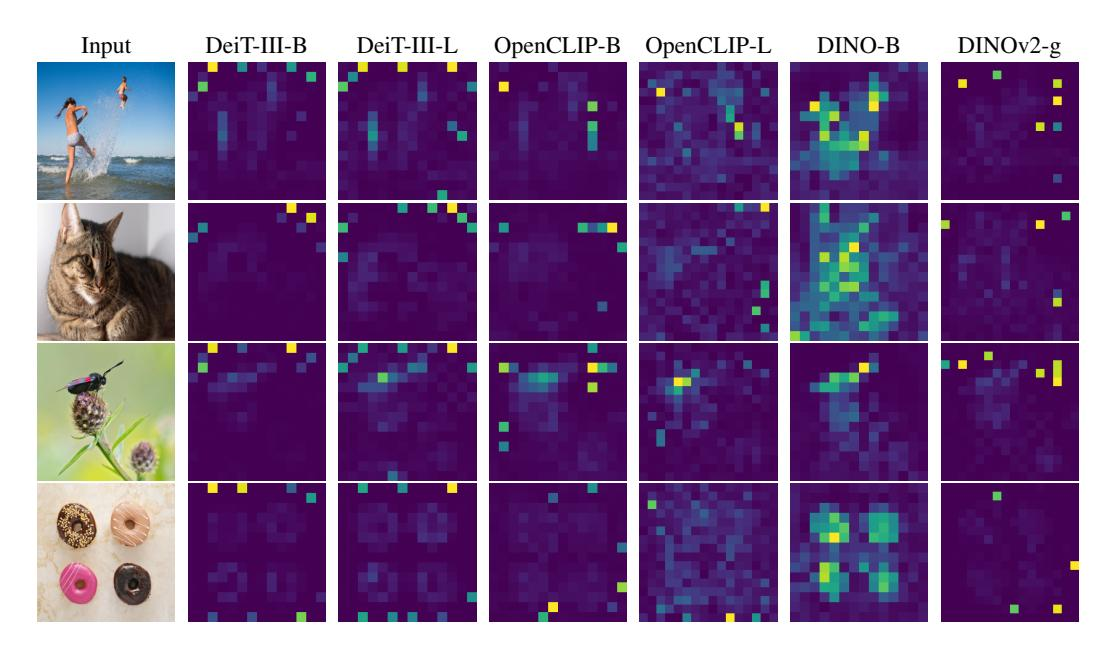
#> input picture fm/papers/.fm/assets/2309.16588v2/_page_1_Figure_1.jpeg, 1100 x 646 px, found by its file name
$ python expy.py
#> lines starting #> are read from the running program, lines starting #| are printed output that depends on the picture; after the words box and inside, x2 and y2 are one past the last pixel; in counts of white or black regions, pixels touching at a corner belong together
# %% [markdown]
# # high-norm token은 어디서 생기는가 — "이웃 4개와의 코사인 유사도" 재현
#
# *Vision Transformers Need Registers* (arXiv:2309.16588) §2는 high-norm(outlier) token이
# **patch embedding 직후 기준으로 상하좌우 이웃 4개와 코사인 유사도가 1에 가까운 patch**,
# 즉 **중복된 정보만 담은 patch**에서 나타난다는 것을 Fig. 5a로 보인다.
#
# 여기서는 DINOv2 가중치 없이(네트워크/시간 비용 회피) **원본 픽셀 패치 수준**에서
# 같은 측정을 재현한다. patch embedding은 결국 patch 픽셀에 대한 선형 사상이므로,
# "이웃과 거의 같은 patch"라는 성질은 픽셀 단계에서 이미 드러난다.
#
# 필요 패키지: numpy, pillow, plotly, kaleido
# 실행 인터프리터: `/home/sungwoo/miniforge3/envs/trellis/bin/python`

# %%
# 필요 패키지: numpy, pillow, plotly, kaleido
# 실행: /home/sungwoo/miniforge3/envs/trellis/bin/python expy.py
import os

import numpy as np
import plotly.graph_objects as go
from plotly.subplots import make_subplots


def _show(fig):
    try:
        from IPython import get_ipython

        if get_ipython() is not None:  # VSCode 셀/Jupyter에서만 렌더링
            fig.show()
    except ImportError:
        pass


HERE = os.path.dirname(os.path.abspath(__file__))
np.random.seed(0)
print("numpy", np.__version__)
# 출력: numpy 1.26.4

# %% [markdown]
# ## 1. 입력 이미지 준비
#
# 논문 Fig. 2의 입력 이미지 중 하나(벽 앞의 고양이)를 asset 이미지에서 잘라 쓴다.
# **읽기 전용**으로만 접근한다. 파일이 없으면 "하늘 + 물체" 합성 이미지로 대체한다.
#
# 이미지는 $224 \times 224$, patch 크기는 DINOv2와 같은 $14 \times 14$ → $16 \times 16 = 256$개 patch.

# %%
ASSET = (
    "/home/sungwoo/projects/swcho/dinov2/fm/papers/.fm/assets/"
    "2309.16588v2/_page_1_Figure_1.jpeg"
)
IMG_SIZE, PATCH = 224, 14
G = IMG_SIZE // PATCH  # 격자 한 변 = 16


def load_image():
    """논문 Fig.2의 고양이 입력 이미지를 crop. 실패 시 합성 이미지로 fallback."""
    try:
        from PIL import Image

        im = Image.open(ASSET).convert("RGB")
#> im is the input picture: PIL image 1100x646 RGB; mean R, G, B 122.7, 92.2, 138.4
        # Fig.2 왼쪽 "Input" 열, 두 번째 행(고양이)의 위치
        im = im.crop((37, 202, 175, 341)).resize((IMG_SIZE, IMG_SIZE), Image.BICUBIC)
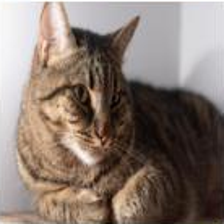
#> im: PIL image 224x224 RGB; mean R, G, B 136.2, 121.6, 112.7
        return np.asarray(im, dtype=np.float32) / 255.0, "논문 Fig.2 입력 이미지 (고양이)"
    except Exception as e:  # pragma: no cover
        print("fallback to synthetic:", e)
        yy, xx = np.mgrid[0:IMG_SIZE, 0:IMG_SIZE].astype(np.float32)
        img = np.zeros((IMG_SIZE, IMG_SIZE, 3), np.float32)
        img[..., 0] = 0.45 + 0.15 * yy / IMG_SIZE  # 균일한 하늘 그라디언트
        img[..., 1] = 0.65 + 0.10 * yy / IMG_SIZE
        img[..., 2] = 0.95
        blob = ((xx - 150) ** 2 + (yy - 150) ** 2) < 45**2
        tex = np.random.rand(IMG_SIZE, IMG_SIZE, 1).astype(np.float32)  # 질감 있는 물체
        img[blob] = (0.25 + 0.6 * tex)[blob]
        return np.clip(img, 0, 1), "합성 이미지 (하늘 + 물체)"


img, img_label = load_image()
#> img_label = '논문 Fig.2 입력 이미지 (고양이)'
print(img_label, img.shape, "grid =", G, "x", G)
#| 논문 Fig.2 입력 이미지 (고양이) (224, 224, 3) grid = 16 x 16
# 출력: 논문 Fig.2 입력 이미지 (고양이) (224, 224, 3) grid = 16 x 16

# %% [markdown]
# ## 2. patch로 자르고 flatten
#
# 각 patch는 $14 \times 14 \times 3 = 588$차원 벡터가 된다.
# 이것이 patch embedding layer가 선형 사상을 걸기 직전의 raw 입력이다.
#
# 원본 RGB 값은 전부 양수라 어떤 두 patch를 골라도 코사인 유사도가 0.9 이상으로 뭉개진다.
# 그래서 **전체 patch의 평균 벡터를 빼서(mean-centering)** 비교한다.
# 실제 ViT의 patch embedding도 학습된 projection + bias 때문에 사실상 원점이 옮겨진
# 좌표계에서 동작하므로, centering이 논문 세팅에 더 가깝다.

# %%
patches = (
    img.reshape(G, PATCH, G, PATCH, 3)  # (16,14,16,14,3)
    .transpose(0, 2, 1, 3, 4)  # (16,16,14,14,3)
    .reshape(G * G, PATCH * PATCH * 3)  # (256, 588)
)
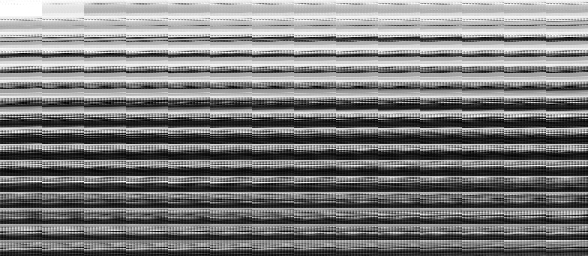
#> patches: shape (256, 588) float32; min 0, max 1, mean 0.484
P_raw = patches
P = patches - patches.mean(axis=0, keepdims=True)  # mean-centering
print("patches:", P.shape)
#| patches: (256, 588)
# 출력: patches: (256, 588)

# %% [markdown]
# ## 3. 코사인 유사도
#
# 두 patch 벡터 $p_i,\ p_j$ 사이의 코사인 유사도는
#
# $$\mathrm{sim}(p_i, p_j) = \frac{\langle p_i,\, p_j\rangle}{\lVert p_i\rVert\,\lVert p_j\rVert}
#   = \langle \hat p_i,\, \hat p_j \rangle, \qquad \hat p = \frac{p}{\lVert p\rVert}$$
#
# 격자 좌표 $(r,c)$의 patch에 대해 상하좌우 이웃 집합을
# $\mathcal{N}(r,c) = \{(r{\pm}1,c),\,(r,c{\pm}1)\}$ (격자 밖은 제외) 라 할 때,
# 논문이 재는 값은 이웃 4개와의 평균 유사도
#
# $$s_{r,c} = \frac{1}{|\mathcal{N}(r,c)|}\sum_{(u,v)\in\mathcal{N}(r,c)}
#             \mathrm{sim}\bigl(p_{r,c},\, p_{u,v}\bigr)$$
#
# 이고, artifact(high-norm) patch에서는 $s_{r,c} \approx 1$ 이다.

# %%
def neighbor_cos(P, G):
    """각 patch와 상하좌우 4-이웃의 평균 코사인 유사도 -> (G, G)"""
#> called with G = 16
    Ph = P / (np.linalg.norm(P, axis=1, keepdims=True) + 1e-8)
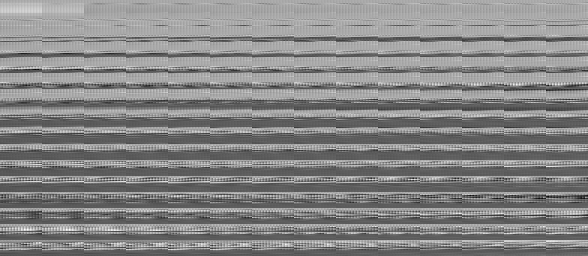
#> Ph: shape (256, 588) float32; min -0.14, max 0.131, mean 0.00253; drawn with min black and max white
    Ph = Ph.reshape(G, G, -1)
    acc = np.zeros((G, G), np.float64)
    cnt = np.zeros((G, G), np.float64)
    for dr, dc in [(-1, 0), (1, 0), (0, -1), (0, 1)]:
        r0, r1 = max(0, dr), G + min(0, dr)
        c0, c1 = max(0, dc), G + min(0, dc)
        a = Ph[r0:r1, c0:c1]
        b = Ph[r0 - dr : r1 - dr, c0 - dc : c1 - dc]
        acc[r0:r1, c0:c1] += (a * b).sum(-1)
        cnt[r0:r1, c0:c1] += 1
    return acc / cnt


S = neighbor_cos(P, G)  # mean-centered
S_raw = neighbor_cos(P_raw, G)  # centering 없이 (비교용)
#> call 2 of neighbor_cos, with G = 16
#> in neighbor_cos (call 2), `Ph = P / (np.linalg.norm(P, axis=1, keepdims=True) + 1e-8)`:
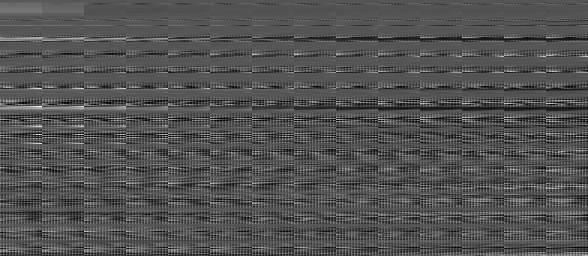
#> Ph: shape (256, 588) float32; min 0, max 0.122, mean 0.0395; drawn with min black and max white
print(f"centered : min={S.min():.3f}  max={S.max():.3f}  mean={S.mean():.3f}")
#| centered : min=-0.222  max=1.000  mean=0.683
print(f"raw RGB  : min={S_raw.min():.3f}  max={S_raw.max():.3f}  mean={S_raw.mean():.3f}")
#| raw RGB  : min=0.651  max=1.000  mean=0.945
# 출력: centered : min=-0.222  max=1.000  mean=0.683
# 출력: raw RGB  : min=0.651  max=1.000  mean=0.945

# %% [markdown]
# raw RGB로 재면 전 구간이 0.65~1.00(평균 0.95)으로 뭉개져 배경과 물체가 구분되지 않는다.
# centering 후에는 −0.22 ~ 1.00으로 퍼져서, "이웃과 중복인 patch"가 뚜렷이 분리된다.
#
# ## 4. 상위 2% = 논문의 outlier 비율
#
# 논문은 DINOv2 ViT-g에서 norm > 150인 token 비율을 **2.37%** 로 측정했다.
# 여기서도 유사도 상위 2%만 골라 "outlier 후보"로 표시한다.

# %%
OUTLIER_FRAC = 0.02
k = max(1, int(round(G * G * OUTLIER_FRAC)))
thr = np.sort(S.ravel())[-k]
#> thr = 1
mask = S >= thr
rc = np.argwhere(mask)
#> rc = [[0, 0], [1, 0], [2, 0], [3, 0], [4, 0]]
print(f"상위 {OUTLIER_FRAC:.0%} = {k}개 / {G*G}개, 임계값 = {thr:.4f}")
#| 상위 2% = 5개 / 256개, 임계값 = 0.9996
print("좌표(row, col):", [tuple(int(v) for v in p) for p in rc])
#| 좌표(row, col): [(0, 0), (1, 0), (2, 0), (3, 0), (4, 0)]
print(f"상위 2% 평균 유사도 = {S[mask].mean():.4f}")
#| 상위 2% 평균 유사도 = 0.9998
print(f"나머지 평균 유사도  = {S[~mask].mean():.4f}")
#| 나머지 평균 유사도  = 0.6770
# 출력: 상위 2% = 5개 / 256개, 임계값 = 0.9996
# 출력: 좌표(row, col): [(0, 0), (1, 0), (2, 0), (3, 0), (4, 0)]
# 출력: 상위 2% 평균 유사도 = 0.9998
# 출력: 나머지 평균 유사도  = 0.6770

# %% [markdown]
# 뽑힌 좌표가 모두 **col 0 (row 0~4)**, 즉 이미지 **왼쪽 위 가장자리의 균일한 벽**이다.
# 고양이 털·눈·윤곽에서는 한 칸만 옮겨도 픽셀 패턴이 바뀌므로 유사도가 낮다.
# 이는 논문 부록 Fig. 10(오른쪽)에서 outlier가 feature map **테두리/모서리**에 몰린다는
# 관찰과도 방향이 같다 — object-centric 사진에서 가장자리는 대개 배경이기 때문.
#
# ## 5. 시각화

# %%
def to_uint8(a):
    return (np.clip(a, 0, 1) * 255).astype(np.uint8)


fig = make_subplots(
    rows=2,
    cols=2,
    subplot_titles=(
        f"(a) 입력 — {img_label}",
        "(b) 4-이웃 평균 코사인 유사도 (mean-centered)",
        "(c) 유사도 상위 2% = outlier 후보 위치",
        "(d) 유사도 분포: 상위 2% vs 나머지",
    ),
    vertical_spacing=0.12,
    horizontal_spacing=0.09,
)

# (a) 원본 + patch 격자
fig.add_trace(go.Image(z=to_uint8(img)), row=1, col=1)
for i in range(1, G):
    fig.add_shape(
        type="line", x0=i * PATCH, x1=i * PATCH, y0=0, y1=IMG_SIZE,
        line=dict(color="rgba(255,255,255,0.22)", width=1), row=1, col=1,
    )
    fig.add_shape(
        type="line", x0=0, x1=IMG_SIZE, y0=i * PATCH, y1=i * PATCH,
        line=dict(color="rgba(255,255,255,0.22)", width=1), row=1, col=1,
    )

# (b) 유사도 히트맵
fig.add_trace(
    go.Heatmap(
        z=S, colorscale="Magma", zmin=float(S.min()), zmax=1.0,
        colorbar=dict(title="cos", len=0.38, y=0.80, x=1.005, thickness=12),
        hovertemplate="row %{y}, col %{x}<br>cos=%{z:.3f}<extra></extra>",
    ),
    row=1, col=2,
)
fig.update_yaxes(autorange="reversed", row=1, col=2, scaleanchor="x2", scaleratio=1)

# (c) 흑백 원본 위에 상위 2% 오버레이
gray = img.mean(-1)
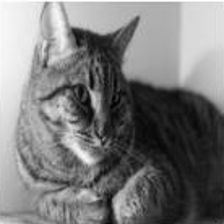
#> gray: shape (224, 224) float32; min 0.0105, max 1, mean 0.484
overlay = np.stack([gray * 0.55] * 3, -1)
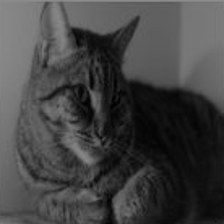
#> overlay: shape (224, 224, 3) float32; min 0.00575, max 0.55, mean 0.266
for r, c in rc:
    overlay[r * PATCH : (r + 1) * PATCH, c * PATCH : (c + 1) * PATCH] = [1.0, 0.85, 0.1]
#> this loop made 5 passes
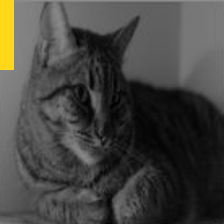
#> overlay: shape (224, 224, 3) float32; 1.95% of pixels changed, all inside (x1, y1, x2, y2) = (0, 0, 14, 70); drawn as R, G, B
fig.add_trace(go.Image(z=to_uint8(overlay)), row=2, col=1)

# (d) 분포 (논문 Fig.5a에 대응) — 두 trace가 같은 bin 격자를 쓰도록 명시
lo = float(np.floor(S.min() * 20) / 20)
#> lo = -0.25
bins = dict(start=lo, end=1.0, size=(1.0 - lo) / 40)
#> bins = {'start': -0.25, 'end': 1, 'size': 0.0312}
fig.add_trace(
    go.Histogram(
        x=S[~mask], xbins=bins, autobinx=False, name="나머지 98% (normal)",
        marker_color="#4C78A8", opacity=0.85,
    ),
    row=2, col=2,
)
fig.add_trace(
    go.Histogram(
        x=S[mask], xbins=bins, autobinx=False, name="상위 2% (artifact 후보)",
        marker_color="#F58518", opacity=1.0,
        marker_line=dict(color="#7a3d00", width=1),
    ),
    row=2, col=2,
)
fig.add_vline(
    x=thr, line=dict(color="crimson", dash="dash", width=1.5),
    annotation_text=f"상위 2% 임계 {thr:.3f}", annotation_position="top left",
    row=2, col=2,
)

for r, c in [(1, 1), (2, 1)]:
    fig.update_xaxes(visible=False, row=r, col=c)
    fig.update_yaxes(visible=False, row=r, col=c)
fig.update_xaxes(title_text="4-이웃 평균 코사인 유사도", row=2, col=2)
fig.update_yaxes(title_text="patch 수", type="log", row=2, col=2)
fig.update_layout(
    title=dict(
        text="high-norm token은 '이웃과 중복된' 균일 배경 patch에서 나타난다"
        f"  ({G}×{G} patches, {PATCH}×{PATCH} px)",
        x=0.5,
    ),
    width=1100, height=880, bargap=0.05, barmode="overlay",
    template="plotly_white",
    legend=dict(orientation="h", x=0.55, y=-0.06, xanchor="center"),
)
_show(fig)

out = os.path.join(HERE, "expy.png")
fig.write_image(out, scale=2)
print("saved:", out)
# 출력: saved: /home/sungwoo/projects/swcho/dinov2/fm/papers/.fm/hints/7090ca8b-3f02-4264-bd9d-c9a2e44a40ea/expy.png

# %% [markdown]
# ## 6. 정리
#
# | 관찰 | 이 예제 | 논문 |
# |---|---|---|
# | 측정 시점 | 원본 픽셀 patch | patch embedding **직후** |
# | 측정량 | 상하좌우 **4-이웃** 평균 코사인 유사도 | 동일 |
# | outlier 비율 | 상위 2% | norm > 150 인 token = **2.37%** |
# | outlier 유사도 | ≈ 0.9998 (나머지 0.68) | 1.0 근처에 뾰족한 스파이크 (Fig. 5a) |
# | 위치 | 왼쪽 위 **균일한 벽** | **균일한 배경**, feature map **가장자리** (Fig. 10) |
#
# 주의: 이 예제는 **필요조건 쪽**만 보인다. "이웃과 유사한 patch"가 전부 high-norm이
# 되지는 않는다 — 배경 patch는 훨씬 많지만 실제 outlier는 2%뿐이고,
# 그마저도 ViT-Large 이상 크기 + 충분한 학습 이후 layer 15 부근에서야 나타난다.
# 논문의 해석은 "모델이 **버려도 되는** token을 골라 global 정보 저장용으로 재활용한다"이고,
# 처방이 바로 **register token** 추가다.

$ run again, with fm/papers/.fm/assets/2309.16588v2/_page_11_Figure_1.jpeg copied over fm/papers/.fm/assets/2309.16588v2/_page_1_Figure_1.jpeg
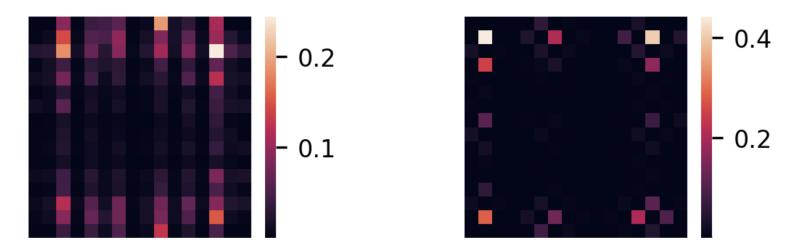
#> input picture fm/papers/.fm/assets/2309.16588v2/_page_11_Figure_1.jpeg, 793 x 249 px, found by its file name
#> in load_image, im is the input picture: PIL image 793x249 RGB; mean R, G, B 136, 129.5, 140.9
#> im: PIL image 224x224 RGB
#> img_label = '논문 Fig.2 입력 이미지 (고양이)'
#| 논문 Fig.2 입력 이미지 (고양이) (224, 224, 3) grid = 16 x 16
#| patches: (256, 588)
#> in neighbor_cos (call 2), `Ph = P / (np.linalg.norm(P, axis=1, keepdims=True) + 1e-8)`:
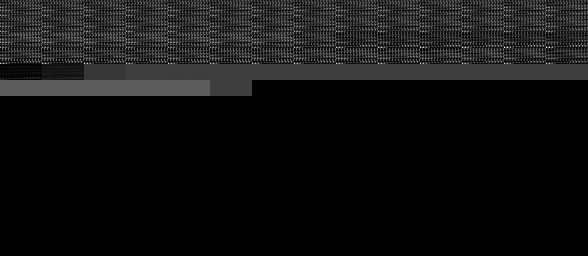
#> Ph: shape (256, 588) float32; min 0, max 0.182, mean 0.0128; drawn with min black and max white
#| centered : min=0.008  max=1.000  mean=0.783
#| raw RGB  : min=0.000  max=0.983  mean=0.311
#> thr = 1
#> rc = 144 pairs, first value 7 to 15, second value 0 to 15
#| 상위 2% = 5개 / 256개, 임계값 = 1.0000
#> (printed output is left out)
#| 상위 2% 평균 유사도 = 1.0000
#| 나머지 평균 유사도  = 0.5046
#> the loop `for r, c in rc:` made 144 passes
#> (r, c) on passes 1 to 8: (7, 0), (7, 1), (7, 2), (7, 3), (7, 4), (7, 5), (7, 6), (7, 7)
#> after the loop `for r, c in rc:`:
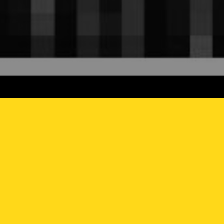
#> overlay: shape (224, 224, 3) float32; mean of channels 0, 1, 2 0.629, 0.545, 0.123; drawn as R, G, B
#> lo = 0
#> bins = {'start': 0, 'end': 1, 'size': 0.025}

$ run again, with fm/papers/.fm/assets/2309.16588v2/_page_11_Figure_3.jpeg copied over fm/papers/.fm/assets/2309.16588v2/_page_1_Figure_1.jpeg
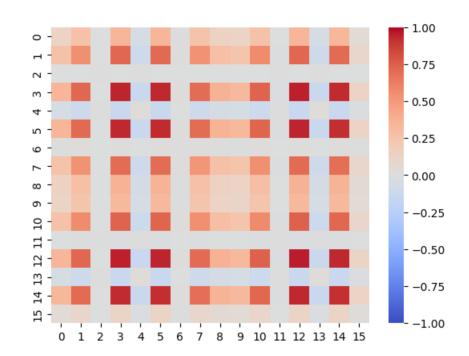
#> input picture fm/papers/.fm/assets/2309.16588v2/_page_11_Figure_3.jpeg, 469 x 356 px, found by its file name
#> in load_image, im is the input picture: PIL image 469x356 RGB; mean R, G, B 232.7, 212.6, 210
#> im: PIL image 224x224 RGB
#> img_label = '논문 Fig.2 입력 이미지 (고양이)'
#| 논문 Fig.2 입력 이미지 (고양이) (224, 224, 3) grid = 16 x 16
#| patches: (256, 588)
#> in neighbor_cos (call 2), `Ph = P / (np.linalg.norm(P, axis=1, keepdims=True) + 1e-8)`:
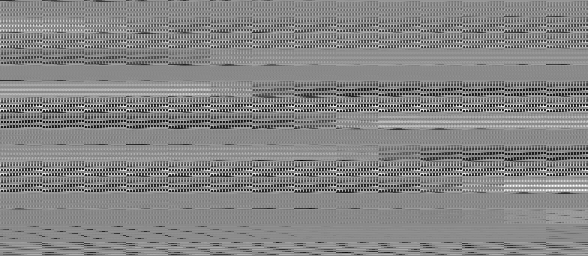
#> Ph: shape (256, 588) float32; min 0.00218, max 0.0743, mean 0.0401; drawn with min black and max white
#| centered : min=-0.001  max=1.000  mean=0.490
#| raw RGB  : min=0.846  max=1.000  mean=0.971
#> thr = 0.938
#> rc = [[4, 7], [4, 11], [4, 12], [8, 7], [15, 0]]
#| 상위 2% = 5개 / 256개, 임계값 = 0.9381
#| 좌표(row, col): [(4, 7), (4, 11), (4, 12), (8, 7), (15, 0)]
#| 상위 2% 평균 유사도 = 0.9643
#| 나머지 평균 유사도  = 0.4809
#> the loop `for r, c in rc:` made 5 passes
#> after the loop `for r, c in rc:`:
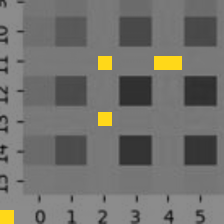
#> overlay: shape (224, 224, 3) float32; mean of channels 0, 1, 2 0.451, 0.448, 0.433; drawn as R, G, B
#> lo = -0.05
#> bins = {'start': -0.05, 'end': 1, 'size': 0.0263}

$ run again, with fm/papers/.fm/assets/2309.16588v2/_page_12_Figure_1.jpeg copied over fm/papers/.fm/assets/2309.16588v2/_page_1_Figure_1.jpeg
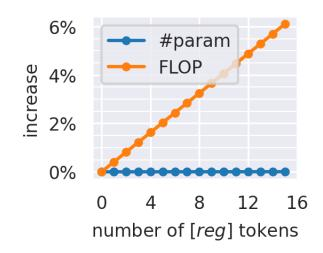
#> input picture fm/papers/.fm/assets/2309.16588v2/_page_12_Figure_1.jpeg, 323 x 253 px, found by its file name
#> in load_image, im is the input picture: PIL image 323x253 RGB; mean R, G, B 237.9, 237.5, 238.6
#> im: PIL image 224x224 RGB
#> img_label = '논문 Fig.2 입력 이미지 (고양이)'
#| 논문 Fig.2 입력 이미지 (고양이) (224, 224, 3) grid = 16 x 16
#| patches: (256, 588)
#| centered : min=0.316  max=1.000  mean=0.910
#| raw RGB  : min=0.000  max=1.000  mean=0.348
#> thr = 1
#> rc = 162 pairs, first value 0 to 15, second value 0 to 15
#| 상위 2% = 5개 / 256개, 임계값 = 1.0000
#> (printed output is left out)
#| 상위 2% 평균 유사도 = 1.0000
#| 나머지 평균 유사도  = 0.7538
#> the loop `for r, c in rc:` made 162 passes
#> (r, c) on passes 1 to 3: (0, 0), (0, 1), (0, 2)
#> after the loop `for r, c in rc:`:
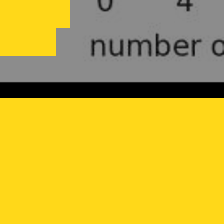
#> overlay: shape (224, 224, 3) float32; mean of channels 0, 1, 2 0.787, 0.692, 0.218; drawn as R, G, B
#> lo = 0.3
#> bins = {'start': 0.3, 'end': 1, 'size': 0.0175}
